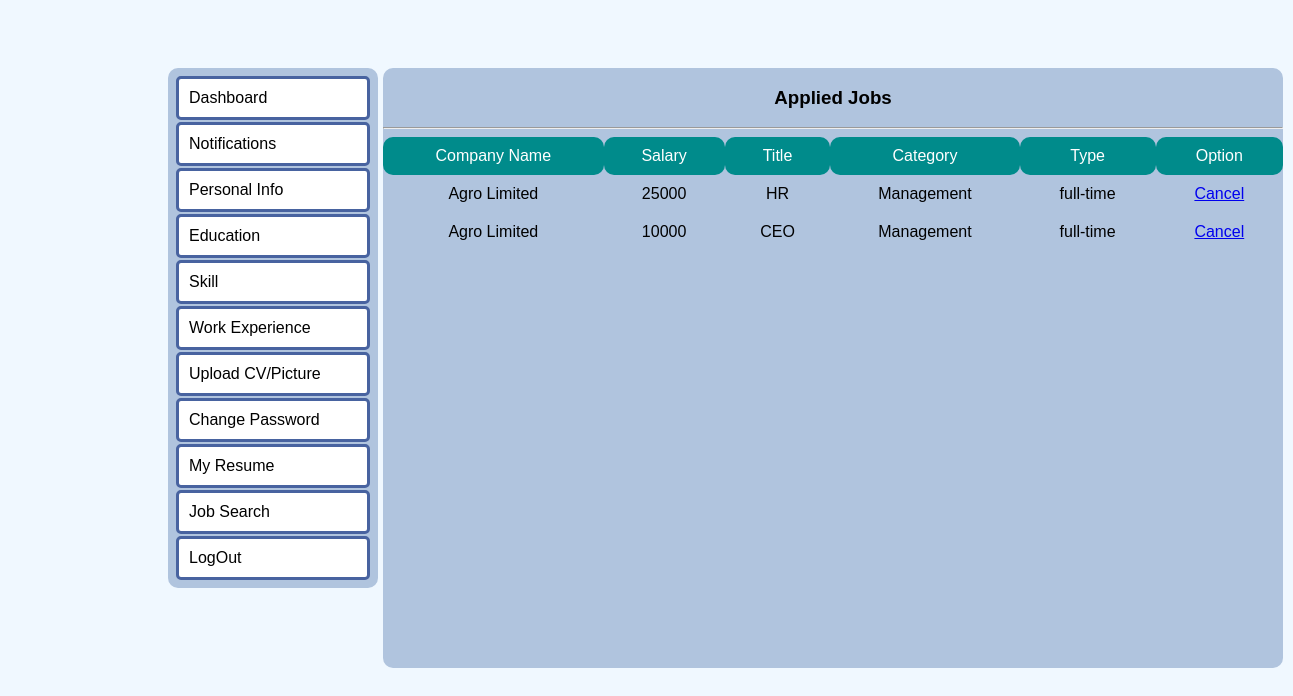
The app's page /view/seeker/seeker_profile.php (signed in) with its own data.
### tables this page shows
CREATE TABLE `seekerappliedjobs` (
  `id` int NOT NULL,
  `userID` int DEFAULT NULL,
  `comp_name` varchar(200) DEFAULT NULL,
  `salary` varchar(200) DEFAULT NULL,
  `title` varchar(200) DEFAULT NULL,
  `category` varchar(200) DEFAULT NULL,
  `type` varchar(200) DEFAULT NULL,
  `approval` int DEFAULT NULL,
  `comp_mail` varchar(200) DEFAULT NULL,
  `comp_number` varchar(200) DEFAULT NULL
);

### model/userModel.php (called while the page is built, shortened)
<?php
    function getAllSeekerAppliedJobs()
    {
        $con = getConnection();
        $sql = "SELECT * FROM seekerappliedjobs";
        $result = mysqli_query($con, $sql);
        $info = [];
        while($user = mysqli_fetch_assoc($result))
        {
            array_push($info, $user);
        }
        return $info;
    }
?>

### view/seeker/seeker_profile.php (the view, shortened to what this page needs)
<!DOCTYPE html>
<html lang="en">
    <head>
        <link rel="stylesheet" href="../../asset/css/seeker/seeker_profile.css">
    </head>
    <body>
    <div style="display:flex">
            <?php
                include_once("Dashboard.php");
                include_once('../../model/userModel.php');
                $info = getAllSeekerAppliedJobs();
            ?>
            <div class="main-content">
                <h3 style="text-align: center">Applied Jobs</h3>
                <hr>
                <form>
                    <table class="table-st" cellspacing="0">
                        <tr class="tr-head">
                            <td class="head-td">Company Name</td>
                            <td class="head-td">Salary</td>
                            <td class="head-td">Title</td>
                            <td class="head-td">Category</td>
                            <td class="head-td">Type</td>
                            <td class="head-td">Option</td>
                        </tr>
                        <?php
                            $encryptionKey = "kieuTTQQpl)(8!nn";
                            $loggedInUserID = openssl_decrypt($_COOKIE['sid'], 'aes-256-cbc', $encryptionKey, 0, $encryptionKey);
                            for ($i = 0; $i < count($info); $i++) {
                                if ($info[$i]['userID'] == $loggedInUserID) {
                                    $sID = $info[$i]['id'];
                        ?>
                                    <tr>
                                        <td class="td-value"><?=$info[$i]['comp_name']?></td>
                                        <td class="td-value"><?=$info[$i]['salary']?></td>
                                        <td class="td-value"><?=$info[$i]['title']?></td>
                                        <td class="td-value"><?=$info[$i]['category']?></td>
                                        <td class="td-value"><?=$info[$i]['type']?></td>
                                        <td class="td-value">
                                            <a href="../../controller/seeker_controller/Delete.php?delete=<?=$sID?>">Cancel</a>
                                        </td>
                                    </tr>
                        <?php   } } ?>
                    </table>
                </form>
            </div>
        </div>
    </body>
</html>

### asset/css/seeker/seeker_profile.css (style rules this page uses)
body { color: black; font-family: Verdana, Geneva, Tahoma, sans-serif; background-color: aliceblue; }
div.main-content { background-color: lightsteelblue; margin-top: 60px; margin-left: 05px; margin-right: 200px; width: 900px; height: 600px; border-radius: 10px; }
.table-st { width: 900px; margin: 0; padding: 0; }
.tr-head { background-color: darkcyan; }
.head-td { color:white; text-align: center; padding: 10px 20px; border-radius: 10px; }
.td-value { color:black; text-align: center; padding: 10px 20px; border-radius: 10px; }

### asset/css/seeker/Dashboard.css (style rules this page uses)
body { color: black; font-family: Verdana, Geneva, Tahoma, sans-serif; background-color: aliceblue; }

### records on screen
seekerappliedjobs: comp_name "Agro Limited", salary "25000", title "HR", category "Management", type "full-time"
seekerappliedjobs: comp_name "Agro Limited", salary "10000", title "CEO", category "Management", type "full-time"
